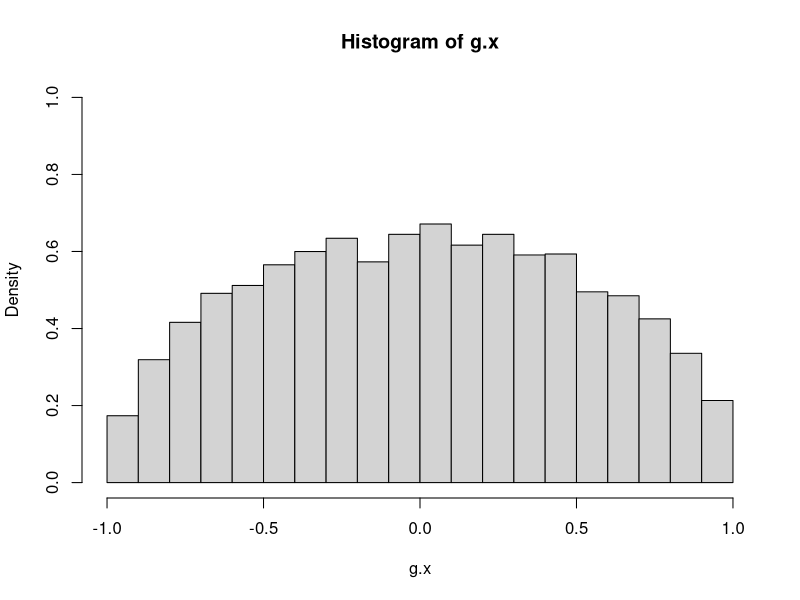
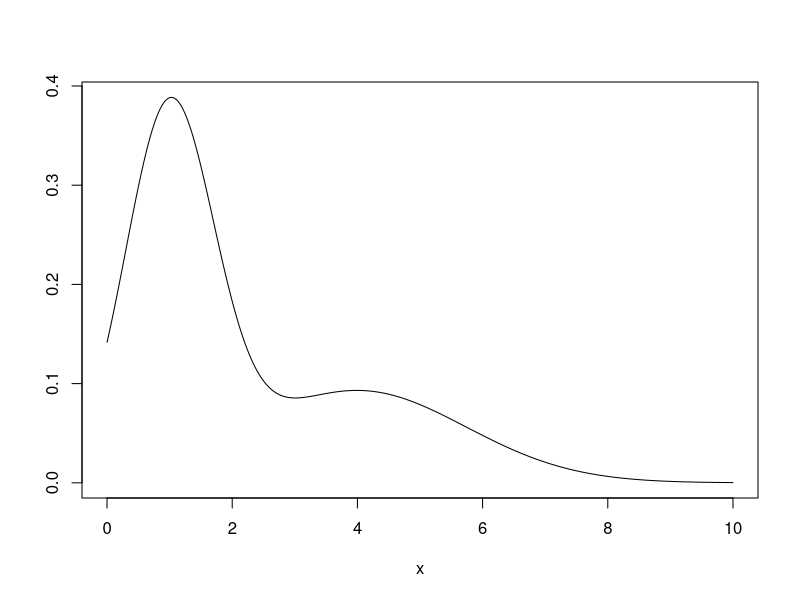
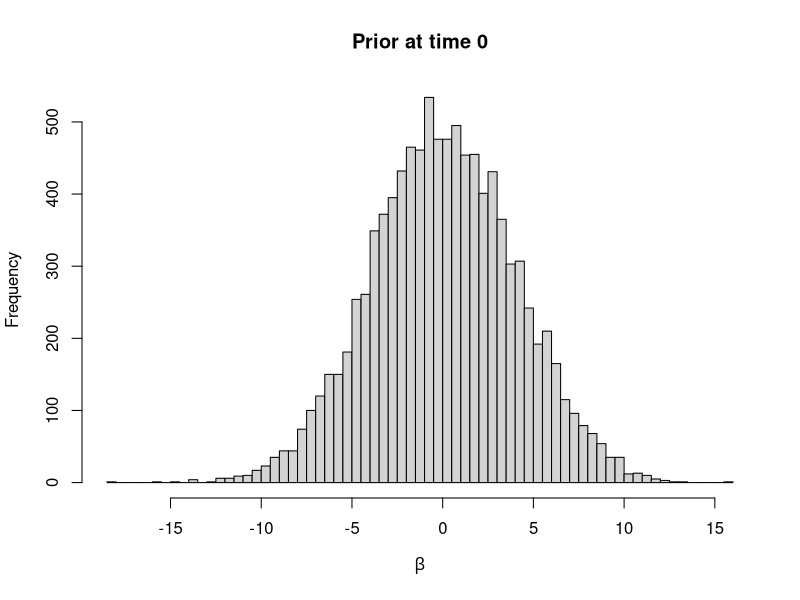
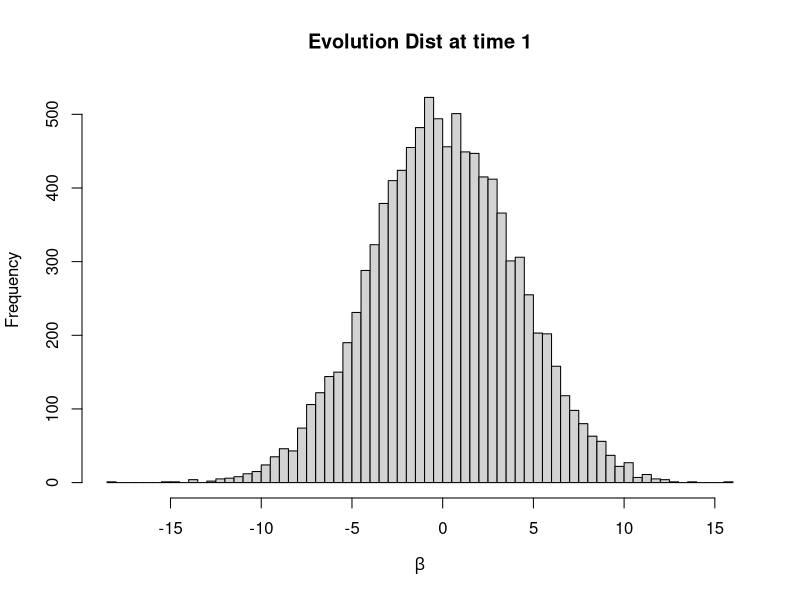
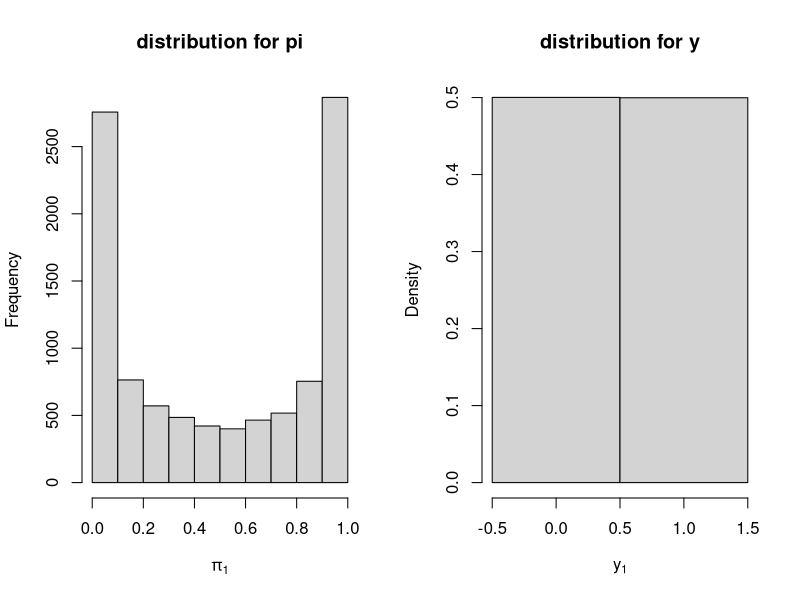
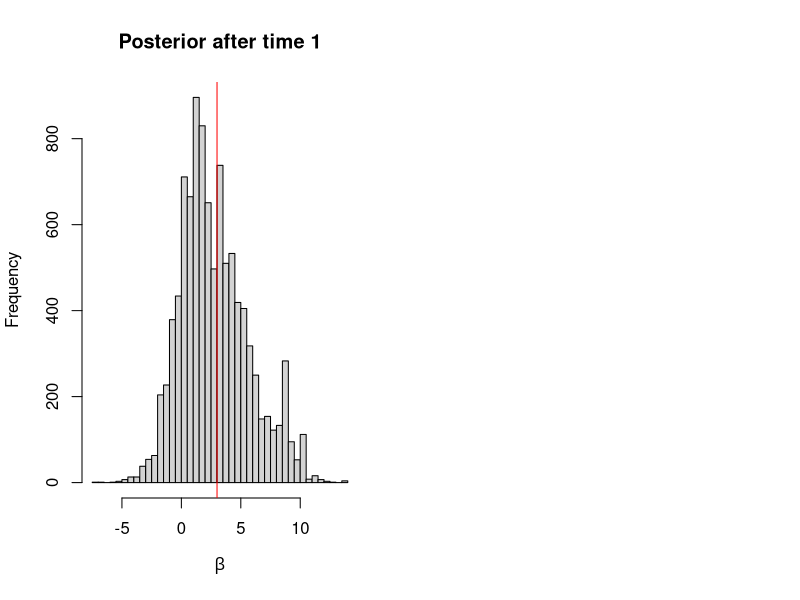
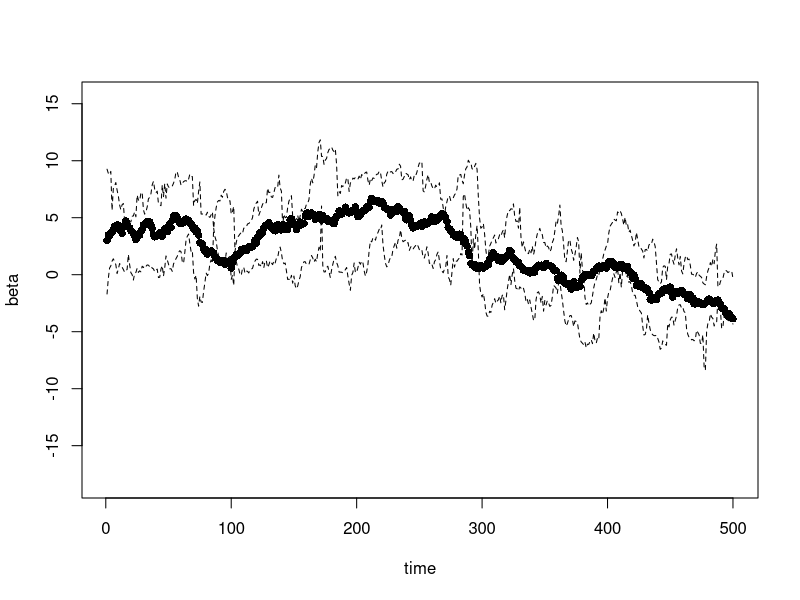

Write R code to recreate these figures, in order.
## ---- chunk 1
knitr::opts_chunk$set(echo = FALSE)
knitr::opts_chunk$set(fig.align = 'center')
knitr::opts_chunk$set(fig.width = 4)
knitr::opts_chunk$set(fig.height = 4)
## ---- chunk 2
num.sims <- 10000
x <- runif(num.sims,-1,1) # simulate samples
u.vals <- runif(num.sims) 
M <- 4/pi
f.x <- 1/2

accept.ratio <- (sqrt(1-x^2) / (pi/2)) / (f.x*M) # g/fM
accept.index <- (1:num.sims)[u.vals < accept.ratio]
g.x = x[accept.index]

hist(g.x, prob = T, ylim = c(0,1), breaks = 'FD')
## ---- chunk 3
x.seq <- seq(0, 10, by = .01)
library(truncnorm)
sample.dens <- .4 * dtruncnorm(x.seq, a = 0, b= Inf, mean = 4, sd = sqrt(3)) +
  .6 * dtruncnorm(x.seq, a = 0, b= Inf, mean = 1, sd = sqrt(.5))
plot(x.seq, sample.dens, type = 'l', xlab = 'x', ylab = '')
## ---- chunk 4
f <- rexp(100000, rate = .5)
w <- ( .6*dnorm(f,1,sqrt(.5))/ (1-pnorm(0,1,sqrt(.5))) +
+        .4*dnorm(f,4,sqrt(3))/ (1-pnorm(0,4,sqrt(3))) ) /
+       dexp(f,.5)

sum(w*f) / sum(w)
## ---- chunk 5
set.seed(11192018)
num.pts <- 500
beta <- rep(3,num.pts)
x <- runif(num.pts)
W <- .05

for (time.pts in 2:num.pts){
  beta[time.pts] <- beta[time.pts - 1] + rnorm(1, mean = 0, sd = sqrt(W))
}

pi.t <- exp( x * beta) / (1 + exp(x * beta) )
y <- rbinom(num.pts, 1 ,pi.t)
## ---- chunk 6
# Storage
num.particles <- 10000
beta.samples <- matrix(0,nrow=num.particles, ncol = num.pts + 1)

# initialize particles at time 0
beta.samples[,1] <- rnorm(num.particles, mean = 0, sd=4)

hist(beta.samples[,1], main = 'Prior at time 0', xlab = expression(beta), breaks = 'FD')
## ---- chunk 7
# Storage
beta.evolution <- matrix(0, num.particles, num.pts)
  
# initialize particles at time 0
beta.evolution[,1] <- beta.samples[,1] + rnorm(num.particles, mean = 0, sd=sqrt(W))

hist(beta.evolution[,1], main = 'Evolution Dist at time 1', xlab = expression(beta), breaks = 'FD')
## ---- chunk 8
xb <-  beta.evolution[,1] * x[1]
probs <- exp(xb) / (1 + exp(xb))
y1 <- rbinom(num.particles, 1, probs)

par(mfcol=c(1,2))
hist(probs, main = 'distribution for pi', xlab = expression(pi[1]), breaks = 'FD')
hist(y1, breaks = c(-.5,.5,1.5),main = 'distribution for y', xlab = expression(y[1]), probability = TRUE)
## ---- chunk 9
w <- dbinom(y[1], 1, prob = probs) / (dnorm(beta.evolution[,1],mean = beta.samples[,1], sd = sqrt(W))) 

w.norm <- w / sum(w)

sample.pos <- base::sample(num.particles, prob = w.norm, replace = T)

beta.samples[,2] <- beta.evolution[sample.pos,1]


hist(beta.samples[,2], main = 'Posterior after time 1', xlab = expression(beta), breaks = 'FD')
abline(v=beta[1], col = 'red')
## ---- chunk 10

for (time.pts in 2:num.pts){
  # evolution
  beta.evolution[,time.pts] <- beta.samples[,time.pts] + rnorm(num.particles, mean = 0, sd=sqrt(W))

  # weights and resample
  xb <- beta.evolution[,time.pts] * x[time.pts]
  probs <- exp(xb) / (1 + exp(xb))
  w <- dbinom(y[time.pts],1, prob = probs) / (dnorm(beta.evolution[,time.pts],mean = beta.samples[,time.pts], sd = sqrt(W)) ) 
  w.norm <- w / sum(w)

  sample.pos <- base::sample(num.particles, prob = w.norm, replace = T)

  beta.samples[,time.pts + 1] <- beta.evolution[sample.pos,time.pts]
}  

beta.q <- apply(beta.samples, 2, quantile, prob=c(.025,.975))
par(mfcol = c(1,1))
plot(1:num.pts, beta, ylim=c(min(beta.samples), max(beta.samples)), pch = 16, xlab = 'time')
lines(1:num.pts, beta.q[1, -1], lty = 2)
lines(1:num.pts, beta.q[2, -1], lty = 2)

prob.samples <- exp(beta.samples[,-1] * matrix(x, nrow = num.particles, ncol = time.pts, byrow = T)) / (1  + exp(beta.samples[,-1] * matrix(x, nrow = num.particles, ncol = time.pts, byrow = T)))
prob.q <- apply(prob.samples, 2, quantile, prob = c(.025,.975))
